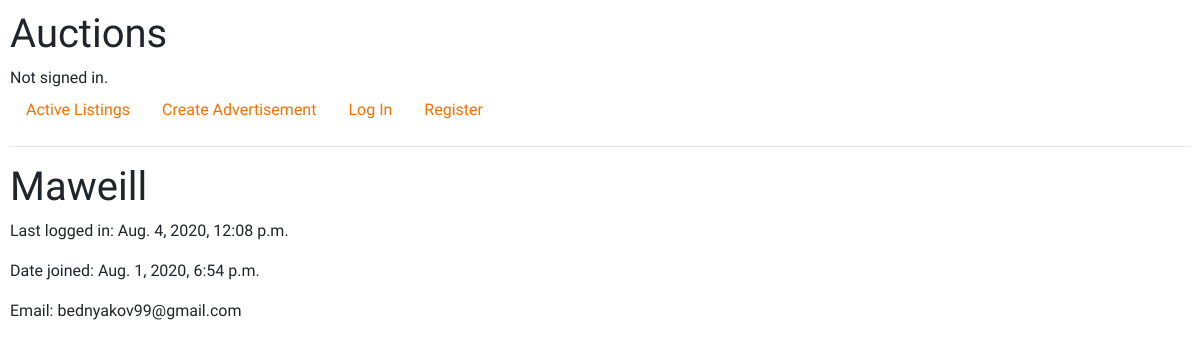
/accounts/Maweill, run on an earlier commit of the app's database.
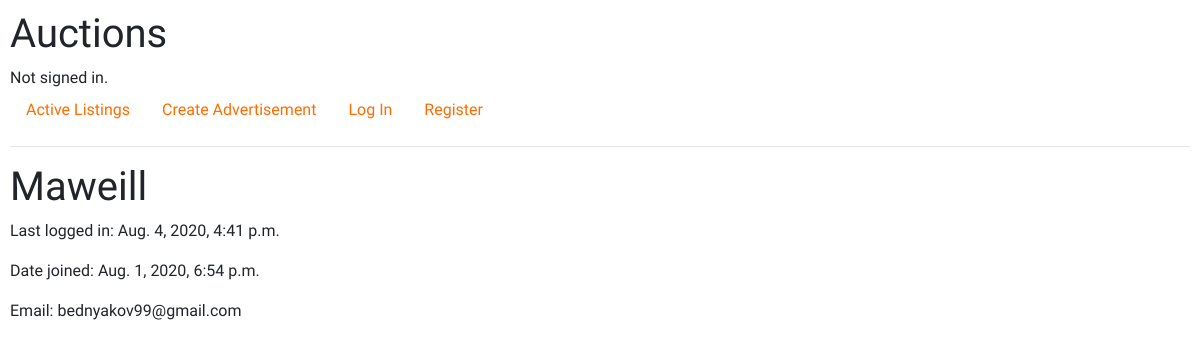
And on a later commit of the database.
### auctions/models.py (models this page shows)
class User(AbstractUser):
	pass

### auctions/views.py (the view)
# urls.py: path("accounts/<str:username>", views.profile, name="profile")
def profile(request, username):
    user = User.objects.get(username=username)
    return render(request, "auctions/profile.html", {
        "profile": user
        })

### auctions/templates/auctions/profile.html (shortened to what this page needs)
{% extends "auctions/layout.html" %}
{% block body %}
<h1>{{ profile.username }}</h1>
<div><p>Last logged in: {{ profile.last_login}}</p></div>
<div><p>Date joined: {{ profile.date_joined }}</p></div>
<div><p>Email: {{ profile.email }}</p></div>
{% endblock %}

What changed in the data, as far as the page shows it:
changed User "Maweill": last_login "Aug. 4, 2020, 12:08 p.m." → "Aug. 4, 2020, 4:41 p.m."
